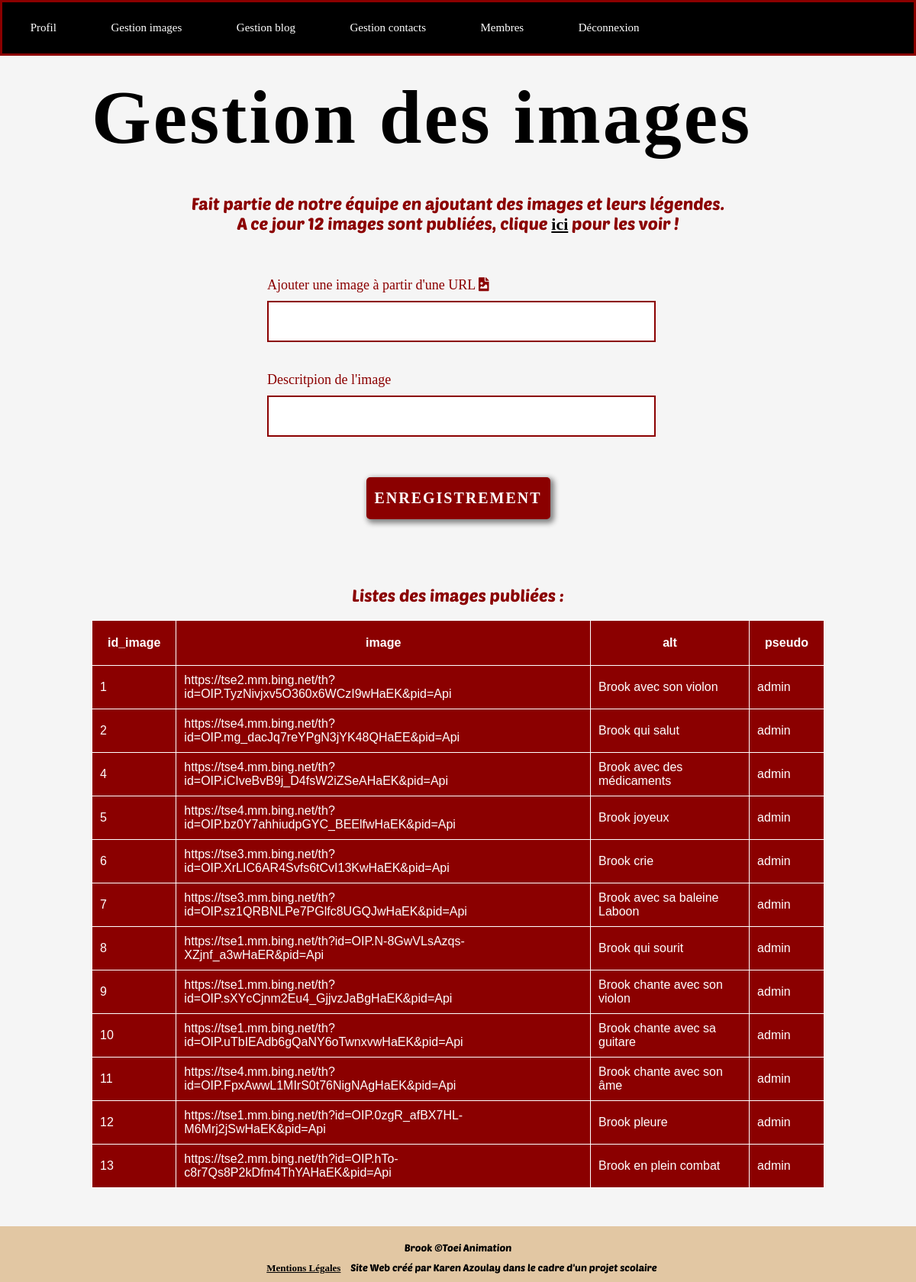
Page /admin/ajout_image.php (signed in) on the committed database.
### tables this page shows
CREATE TABLE `image` (
  `id_image` int(3) NOT NULL,
  `image` text NOT NULL,
  `alt` varchar(255) NOT NULL,
  `pseudo` varchar(255) NOT NULL
);

### admin/ajout_image.php (the view, shortened to what this page needs)
<?php
include('../inc/init.php');
$nbImg = $pdo->query("SELECT * FROM image");
include('../inc/head.php');
?>
</head>
<body>
    <?php include('../inc/menu.php');  ?>
    <section id="ajout">
        <h2>Gestion des images</h2>
        <br>
        <p>Fait partie de notre équipe en ajoutant des images et leurs légendes.<br> A ce jour <?php echo $nbImg->rowCount(); ?> images sont publiées, clique <a href="<?php echo URL; ?>image.php">ici</a> pour les voir !</p>
        <br><br>
        <form method="post" id="monFormulaire">
            <label for="image">Ajouter une image à partir d'une URL <i class="fas fa-file-image"></i></label>
            <input type="text" name="image" class="champ" required>
            <br><br><br>
            <label for="image">Descritpion de l'image</label>
            <br>
            <input type="text" name="alt" class="champ" required>
            <br><br>
            <button type="submit" name="bouton" id="bouton">Enregistrement</button>
        </form>
        <?php
        if(isset($_SESSION['membre']['statut']) && $_SESSION['membre']['statut'] == 3) {
            echo '<br><br><br>';
            echo '<p>Listes des images publiées :<p>';
            echo '<table>';
                echo '<tr>';
                for($i = 0; $i < $nbImg->columnCount(); $i++) {
                    $colonne = $nbImg->getColumnMeta($i);
                    echo '<th>' . $colonne['name'] . '</th>';
                }
                echo '</tr>';
                while($ligne = $nbImg->fetch(PDO::FETCH_ASSOC)) {
                    echo '<tr>';
                    foreach($ligne AS $valeur) {
                        echo '<td>' . $valeur .  '</td>';
                    }
                    echo '</tr>';
                }
            echo '</table>';
        }
        ?>
    </section>
<?php include('../inc/footer.php'); ?>

### inc/head.php (shortened to what this page needs)
<!DOCTYPE html>
<html lang="fr">
<head>
    <link rel="stylesheet" type="text/css" href="<?php echo URL; ?>/css/style.css">
    <link href="<?php echo URL; ?>/css/lightbox.css" rel="stylesheet"/>
    <link rel="stylesheet" href="https://cdnjs.cloudflare.com/ajax/libs/font-awesome/5.13.0/css/all.min.css">

### inc/menu.php (shortened to what this page needs)
<nav>
	<div class="menu">
        <?php if(empty($_SESSION['membre'])) {
            echo '<a href="' . URL . 'index.php#personnage">Biographie</a>';
            echo '<a href="' . URL . 'index.php#slide">Actualités</a>';
            echo '<a href="' . URL . 'index.php#imgMoment">Nouveautés</a>';
            echo '<a href="' . URL . 'image.php">Galerie d\'images</a>';
            echo '<a href="' . URL . 'blog.php">Blog</a>';
            echo '<a href="' . URL . 'contact.php">Contact</a>';
            echo '<a href="' . URL . 'inscription.php">Inscription</a>';
            echo '<a href="' . URL . 'connexion.php">Connexion</a>';
        }else if (isset($_SESSION['membre']['statut']) && $_SESSION['membre']['statut'] == 2) {
            echo '<a href="' . URL . 'admin/profil.php">Profil</a>';
            echo '<a href="' . URL . 'admin/ajout_image.php">Gestion images</a>';
            echo '<a href="' . URL . 'admin/ajout_blog.php">Gestion blog</a>';
            echo '<a href="' . URL . 'index.php?action=deconnexion">Déconnexion</a>';
        }else if(isset($_SESSION['membre']['statut']) && $_SESSION['membre']['statut'] == 3) {
            echo '<a href="' . URL . 'admin/profil.php">Profil</a>';
            echo '<a href="' . URL . 'admin/ajout_image.php">Gestion images</a>';
            echo '<a href="' . URL . 'admin/ajout_blog.php">Gestion blog</a>';
            echo '<a href="' . URL . 'admin/demande_contact.php">Gestion contacts</a>';
            echo '<a href="' . URL . 'admin/membre.php">Membres</a>';
            echo '<a href="' . URL . 'index.php?action=deconnexion">Déconnexion</a>';
        }
        ?>
	</div>
</nav>

### inc/footer.php (shortened to what this page needs)
<footer>
	<p class="footBrook">Brook ©Toei Animation</p>
	<p><a href="<?php echo URL; ?>mention_legal.php">Mentions Légales</a>       Site Web créé par Karen Azoulay dans le cadre d'un projet scolaire</p>
</footer>
</body>
</html>

### css/style.css (style rules this page uses)
* { margin: 0px 0px; padding: 0px 0px; font-family: sans-serif; }
body { width: 100%; }
p { font-family: "Poetsen"; font-size: 22px; }
a, h3, b, label { font-family: "Brookline"; }
h2 { font-family: "Heavy Heap"; font-size: 100px; letter-spacing: 3px; color: #ffffff; padding-top: 5%; }
#ajout h2, #inscription h2 { padding: 8% 0 2% 10%; color: #000000; }
.champ { width: 97%; height: 35px; padding: 0 10px; }
footer { background-color: #e2c7a3; }
footer p, footer p a { text-align: center; font-size: 13px; padding: 10px; }
footer .footBrook { padding: 20px 1% 0 1%; }
footer a { font-weight: bold; color: #000000; }
nav { z-index: 100; position: fixed; visibility: visible; background-color: #000000; width:100%; }
nav .menu { display: flex; opacity :1; padding: 1px; list-style-type: none; border: 3px #8b0000 solid; }
nav a { padding: 2% 3%; margin: auto 0; text-align: center; text-decoration:none; color: #ffffff; font-size: 18px; }
#ajout { min-height: 1200px; background-color: #f5f5f5; padding-bottom: 50px; }
#ajout p { margin-bottom: 20px; text-align: center; color: #8b0000; padding: 0 6%; }
#ajout a { font-weight: bold; color: #000000; }
#ajout #monFormulaire { width: 500px; margin: auto; }
#ajout label { color: #8b0000; font-size: 18px; }
#ajout .champ { height: 50px; margin: 10px auto 3px auto; border: 2px solid #8b0000; }
#ajout #bouton { width: 241px; height: 55px; background-color: #8b0000; text-transform: uppercase; font-size: 20px; text-align: center; font-weight: bold; border-radius: 5px; display: block; margin: 32px auto; box-shadow: 3px 3px 7px 2px #808080; color: #ffffff; border: #000000; font-family: "Brookline"; letter-spacing: 2px; }
#ajout table { border-collapse: collapse; width: 80%; margin: auto; background-color:#8b0000; color:#ffffff; }
#ajout th { padding:20px; border : 1px solid #ffffff; }
#ajout td { padding: 10px; border : 1px solid #ffffff; }
@media screen and (max-width:1350px) { nav a { font-size : 15px; } }

### rows in the picture
image: id_image "1", image "https://tse2.mm.bing.net/th?id=OIP.TyzNivjxv5O360x6WCzI9wHaEK&pid=Api", alt "Brook avec son violon", pseudo "admin"
image: id_image "2", image "https://tse4.mm.bing.net/th?id=OIP.mg_dacJq7reYPgN3jYK48QHaEE&pid=Api", alt "Brook qui salut", pseudo "admin"
image: id_image "4", image "https://tse4.mm.bing.net/th?id=OIP.iCIveBvB9j_D4fsW2iZSeAHaEK&pid=Api", alt "Brook avec des médicaments", pseudo "admin"
image: id_image "5", image "https://tse4.mm.bing.net/th?id=OIP.bz0Y7ahhiudpGYC_BEElfwHaEK&pid=Api", alt "Brook joyeux", pseudo "admin"
image: id_image "6", image "https://tse3.mm.bing.net/th?id=OIP.XrLIC6AR4Svfs6tCvI13KwHaEK&pid=Api", alt "Brook crie", pseudo "admin"
image: id_image "7", image "https://tse3.mm.bing.net/th?id=OIP.sz1QRBNLPe7PGlfc8UGQJwHaEK&pid=Api", alt "Brook avec sa baleine Laboon", pseudo "admin"
image: id_image "8", image "https://tse1.mm.bing.net/th?id=OIP.N-8GwVLsAzqs-XZjnf_a3wHaER&pid=Api", alt "Brook qui sourit", pseudo "admin"
image: id_image "9", image "https://tse1.mm.bing.net/th?id=OIP.sXYcCjnm2Eu4_GjjvzJaBgHaEK&pid=Api", alt "Brook chante avec son violon", pseudo "admin"
image: id_image "10", image "https://tse1.mm.bing.net/th?id=OIP.uTbIEAdb6gQaNY6oTwnxvwHaEK&pid=Api", alt "Brook chante avec sa guitare", pseudo "admin"
image: id_image "11", image "https://tse4.mm.bing.net/th?id=OIP.FpxAwwL1MIrS0t76NigNAgHaEK&pid=Api", alt "Brook chante avec son âme", pseudo "admin"
image: id_image "12", image "https://tse1.mm.bing.net/th?id=OIP.0zgR_afBX7HL-M6Mrj2jSwHaEK&pid=Api", alt "Brook pleure", pseudo "admin"
image: id_image "13", image "https://tse2.mm.bing.net/th?id=OIP.hTo-c8r7Qs8P2kDfm4ThYAHaEK&pid=Api", alt "Brook en plein combat", pseudo "admin"

### other values in the picture
$nbImg->rowCount() "12"
$colonne['name'] "id_image"
$colonne['name'] "image"
$colonne['name'] "alt"
$colonne['name'] "pseudo"
